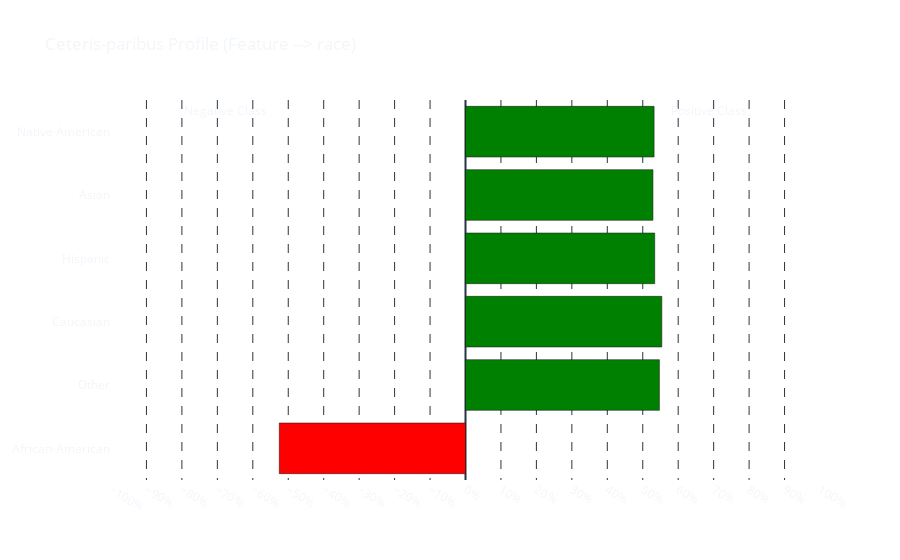
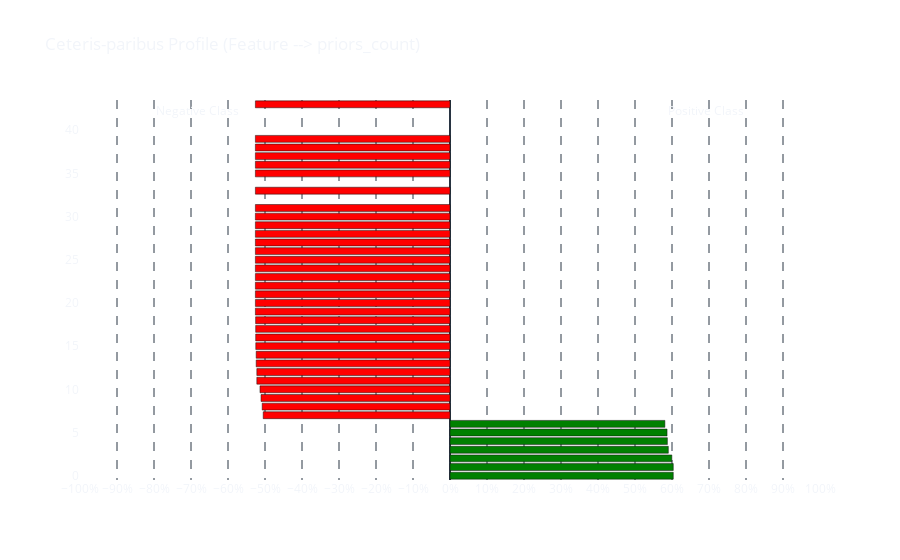
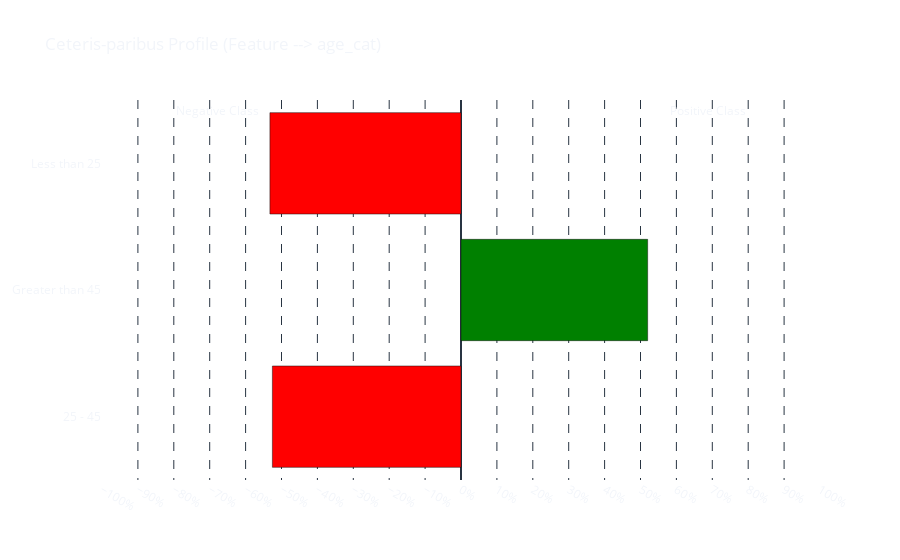

Notebook code cell kept with these figures, in order:
### Markdown cell above
**Now let's evaluate this sample, permutating the selected features by their possible unique values, for "_race_", "_priors_count_", and "_age_cat_".**

### Code cell
make_cp_profile(X, 'race', X_test.iloc[12], model_rf)
make_cp_profile(X, 'priors_count', X_test.iloc[12], model_rf)
make_cp_profile(X, 'age_cat', X_test.iloc[12], model_rf)

### Figure 1 — Plotly figure (JSON) as saved in the notebook; plotly's stock layout.template omitted (floating-point values rounded to 4 significant figures)
{"data": [{"marker": {"color": ["red", "green", "green", "green", "green", "green"]}, "orientation": "h", "type": "bar", "x": [-52.54, 54.7, 55.38, 53.38, 52.89, 53.2], "y": ["African-American", "Other", "Caucasian", "Hispanic", "Asian", "Native American"]}], "layout": {"annotations": [{"showarrow": false, "text": "Positive Class", "x": 0.9, "xref": "paper", "y": 1, "yref": "paper"}, {"showarrow": false, "text": "Negative Class", "x": 0.1, "xref": "paper", "y": 1, "yref": "paper"}], "paper_bgcolor": "rgba(0, 0, 0, 0)", "plot_bgcolor": "rgba(0, 0, 0, 0)", "title": {"text": "Ceteris-paribus Profile (Feature --> race)"}, "xaxis": {"dtick": 10, "griddash": "dash", "range": [-100, 100], "tick0": 0, "tickmode": "linear", "ticksuffix": "%"}}}

### Figure 2 — Plotly figure (JSON) as saved in the notebook; plotly's stock layout.template omitted (floating-point values rounded to 4 significant figures)
{"data": [{"marker": {"color": ["red", "green", "green", "red", "green", "green", "red", "green", "green", "red", "green", "red", "red", "red", "red", "red", "red", "red", "red", "red", "red", "red", "red", "red", "red", "red", "red", "red", "red", "red", "red", "red", "red", "red", "red", "red", "red", "red", "red"]}, "orientation": "h", "type": "bar", "x": [-52.54, 60.35, 58.75, -52.38, 59.01, 60.35, -50.49, 58.08, 58.66, -52.38, 59.95, -50.76, -51.08, -52.5, -52.6, -52.6, -52.6, -52.6, -51.36, -52.6, -52.21, -52.6, -52.6, -52.6, -52.6, -52.21, -52.6, -52.52, -52.52, -52.6, -52.6, -52.6, -52.6, -52.6, -52.6, -52.6, -52.6, -52.6, -52.6], "y": [18, 0, 4, 14, 3, 1, 7, 6, 5, 13, 2, 8, 9, 15, 19, 21, 22, 20, 10, 28, 11, 23, 25, 24, 36, 12, 29, 16, 17, 33, 30, 43, 27, 26, 38, 37, 35, 31, 39]}], "layout": {"annotations": [{"showarrow": false, "text": "Positive Class", "x": 0.9, "xref": "paper", "y": 1, "yref": "paper"}, {"showarrow": false, "text": "Negative Class", "x": 0.1, "xref": "paper", "y": 1, "yref": "paper"}], "paper_bgcolor": "rgba(0, 0, 0, 0)", "plot_bgcolor": "rgba(0, 0, 0, 0)", "title": {"text": "Ceteris-paribus Profile (Feature --> priors_count)"}, "xaxis": {"dtick": 10, "griddash": "dash", "range": [-100, 100], "tick0": 0, "tickmode": "linear", "ticksuffix": "%"}}}

### Figure 3 — Plotly figure (JSON) as saved in the notebook; plotly's stock layout.template omitted (floating-point values rounded to 4 significant figures)
{"data": [{"marker": {"color": ["red", "green", "red"]}, "orientation": "h", "type": "bar", "x": [-52.54, 51.99, -53.23], "y": ["25 - 45", "Greater than 45", "Less than 25"]}], "layout": {"annotations": [{"showarrow": false, "text": "Positive Class", "x": 0.9, "xref": "paper", "y": 1, "yref": "paper"}, {"showarrow": false, "text": "Negative Class", "x": 0.1, "xref": "paper", "y": 1, "yref": "paper"}], "paper_bgcolor": "rgba(0, 0, 0, 0)", "plot_bgcolor": "rgba(0, 0, 0, 0)", "title": {"text": "Ceteris-paribus Profile (Feature --> age_cat)"}, "xaxis": {"dtick": 10, "griddash": "dash", "range": [-100, 100], "tick0": 0, "tickmode": "linear", "ticksuffix": "%"}}}
